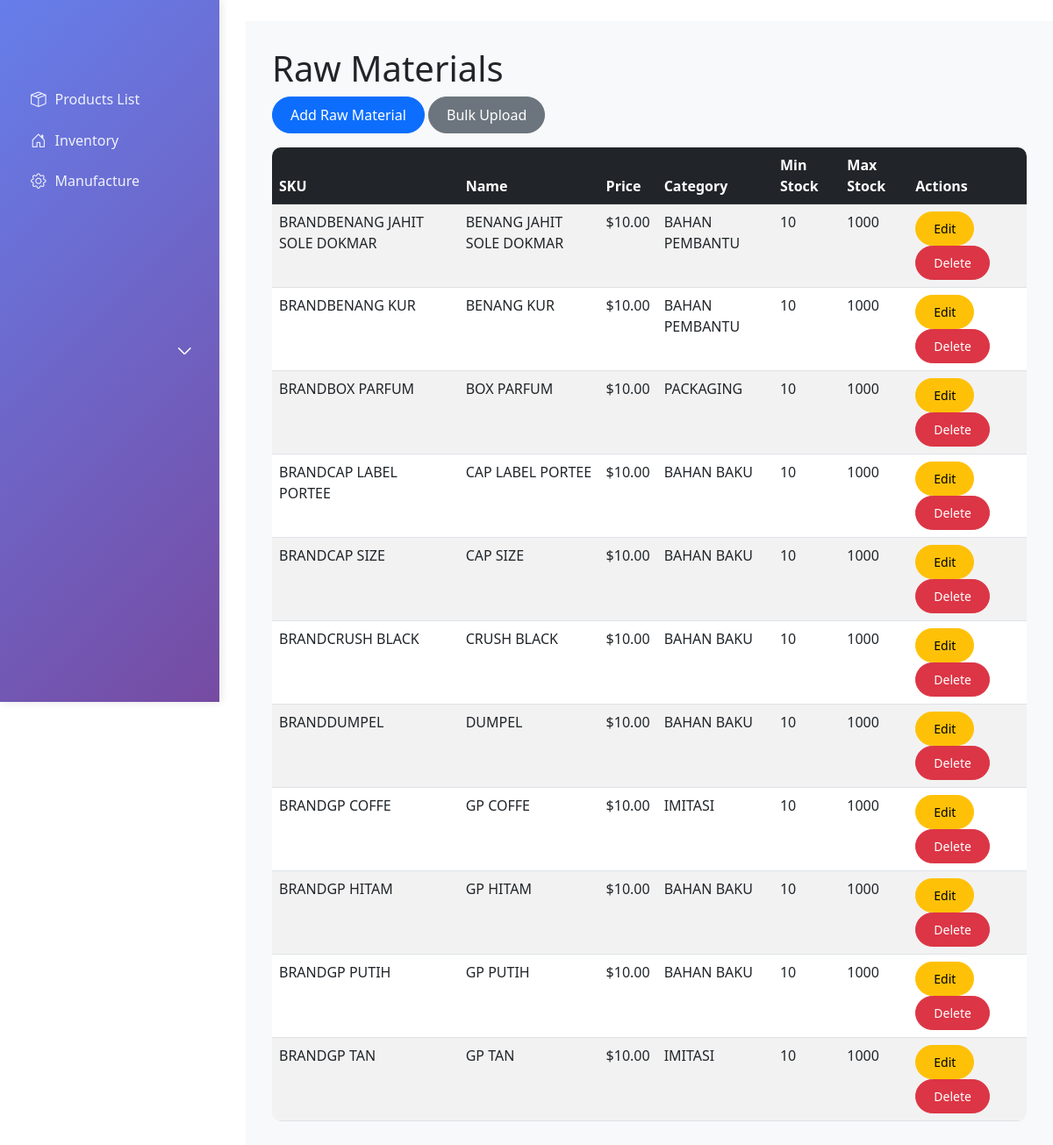
/rawmaterials/, run on the app's committed database.
### product/models.py (models this page shows, shortened)
class RawMaterial(models.Model):
    sku = models.CharField(max_length=100, primary_key=True)
    name = models.CharField(max_length=200)
    description = models.TextField(blank=True)
    price = models.DecimalField(max_digits=10, decimal_places=2)
    unit_of_measurement = models.CharField(max_length=50)
    category = models.CharField(max_length=100)
    minimum_stock = models.PositiveIntegerField(default=10)
    maximum_stock = models.PositiveIntegerField(default=1000)

### product/views.py (the view)
# urls.py: path('rawmaterials/', views.rawmaterial_list, name='rawmaterial_list'),
def rawmaterial_list(request):
    rawmaterials = RawMaterial.objects.all()
    return render(request, 'product/rawmaterial_list.html', {'rawmaterials': rawmaterials})

### product/templates/product/rawmaterial_list.html (shortened to what this page needs)
{% extends 'base.html' %}
{% block content %}
<h1>Raw Materials</h1>
<div class="mb-3">
    <a href="{% url 'rawmaterial_create' %}" class="btn btn-primary">Add Raw Material</a>
    <a href="{% url 'rawmaterial_bulk_create' %}" class="btn btn-secondary">Bulk Upload</a>
</div>
<div class="table-responsive">
    <table class="table table-striped table-hover">
        <thead class="table-dark">
            <tr>
                <th>SKU</th>
                <th>Name</th>
                <th>Price</th>
                <th>Category</th>
                <th>Min Stock</th>
                <th>Max Stock</th>
                <th>Actions</th>
            </tr>
        </thead>
        <tbody>
            {% for rawmaterial in rawmaterials %}
            <tr>
                <td>{{ rawmaterial.sku }}</td>
                <td>{{ rawmaterial.name }}</td>
                <td>${{ rawmaterial.price }}</td>
                <td>{{ rawmaterial.category }}</td>
                <td>{{ rawmaterial.minimum_stock }}</td>
                <td>{{ rawmaterial.maximum_stock }}</td>
                <td>
                    <a href="{% url 'rawmaterial_update' rawmaterial.pk %}" class="btn btn-sm btn-warning">Edit</a>
                    <a href="{% url 'rawmaterial_delete' rawmaterial.pk %}" class="btn btn-sm btn-danger">Delete</a>
                </td>
            </tr>
            {% endfor %}
        </tbody>
    </table>
</div>
{% endblock %}

### erp_project/templates/base.html (style rules this page uses)
.btn { border-radius: 25px; padding: 8px 20px; font-weight: 500; }
.table { border-radius: 10px; overflow: hidden; }

### data on the page
RawMaterial: sku "BRANDBENANG JAHIT SOLE DOKMAR", name "BENANG JAHIT SOLE DOKMAR", price "10.00", category "BAHAN PEMBANTU", minimum_stock "10", maximum_stock "1000"
RawMaterial: sku "BRANDBENANG KUR", name "BENANG KUR", price "10.00", category "BAHAN PEMBANTU", minimum_stock "10", maximum_stock "1000"
RawMaterial: sku "BRANDBOX PARFUM", name "BOX PARFUM", price "10.00", category "PACKAGING", minimum_stock "10", maximum_stock "1000"
RawMaterial: sku "BRANDCAP LABEL PORTEE", name "CAP LABEL PORTEE", price "10.00", category "BAHAN BAKU", minimum_stock "10", maximum_stock "1000"
RawMaterial: sku "BRANDCAP SIZE", name "CAP SIZE", price "10.00", category "BAHAN BAKU", minimum_stock "10", maximum_stock "1000"
RawMaterial: sku "BRANDCRUSH BLACK", name "CRUSH BLACK", price "10.00", category "BAHAN BAKU", minimum_stock "10", maximum_stock "1000"
RawMaterial: sku "BRANDDUMPEL", name "DUMPEL", price "10.00", category "BAHAN BAKU", minimum_stock "10", maximum_stock "1000"
RawMaterial: sku "BRANDGP COFFE", name "GP COFFE", price "10.00", category "IMITASI", minimum_stock "10", maximum_stock "1000"
RawMaterial: sku "BRANDGP HITAM", name "GP HITAM", price "10.00", category "BAHAN BAKU", minimum_stock "10", maximum_stock "1000"
RawMaterial: sku "BRANDGP PUTIH", name "GP PUTIH", price "10.00", category "BAHAN BAKU", minimum_stock "10", maximum_stock "1000"
RawMaterial: sku "BRANDGP TAN", name "GP TAN", price "10.00", category "IMITASI", minimum_stock "10", maximum_stock "1000"
